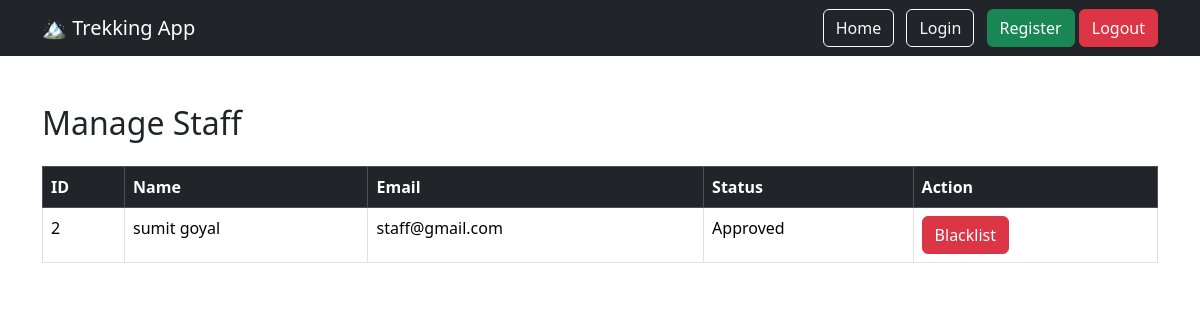
The page /admin/staff on the database its author committed.
### models/user.py (models this page shows)
class User(UserMixin, db.Model):
    __tablename__ = "users"
    id = db.Column(db.Integer, primary_key=True)
    name = db.Column(db.String(100), nullable=False)
    email = db.Column(db.String(120), unique=True, nullable=False)
    password = db.Column(db.String(255), nullable=False)
    phone = db.Column(db.String(15))
    role = db.Column(db.String(20), nullable=False)
    status = db.Column(db.String(20), default="Pending")
    created_at = db.Column(db.DateTime, default=datetime.utcnow)

### routes/admin.py (the view)
@admin.route("/admin/staff")
def staff_list():
    staffs = User.query.filter_by(role="Staff").all()
    return render_template(
        "admin/staff.html",
        staffs=staffs
    )

### templates/admin/staff.html (shortened to what this page needs)
{% extends "base.html" %}
{% block content %}
<h2 class="mb-4">
    Manage Staff
</h2>
<table class="table table-bordered">
    <thead class="table-dark">
        <tr>
            <th>ID</th>
            <th>Name</th>
            <th>Email</th>
            <th>Status</th>
            <th>Action</th>
        </tr>
    </thead>
    <tbody>
        {% for staff in staffs %}
        <tr>
            <td>{{ staff.id }}</td>
            <td>{{ staff.name }}</td>
            <td>{{ staff.email }}</td>
            <td>{{ staff.status }}</td>
            <td>
                {% if staff.status=="Approved" %}
                <a href="/admin/blacklist/{{ staff.id }}" class="btn btn-danger">
                    Blacklist
                </a>
                {% endif %}
            </td>
        </tr>
        {% endfor %}
    </tbody>
</table>
{% endblock %}

### rows shown on the page
User: id "2", name "sumit goyal", email "staff@gmail.com", status "Approved"
